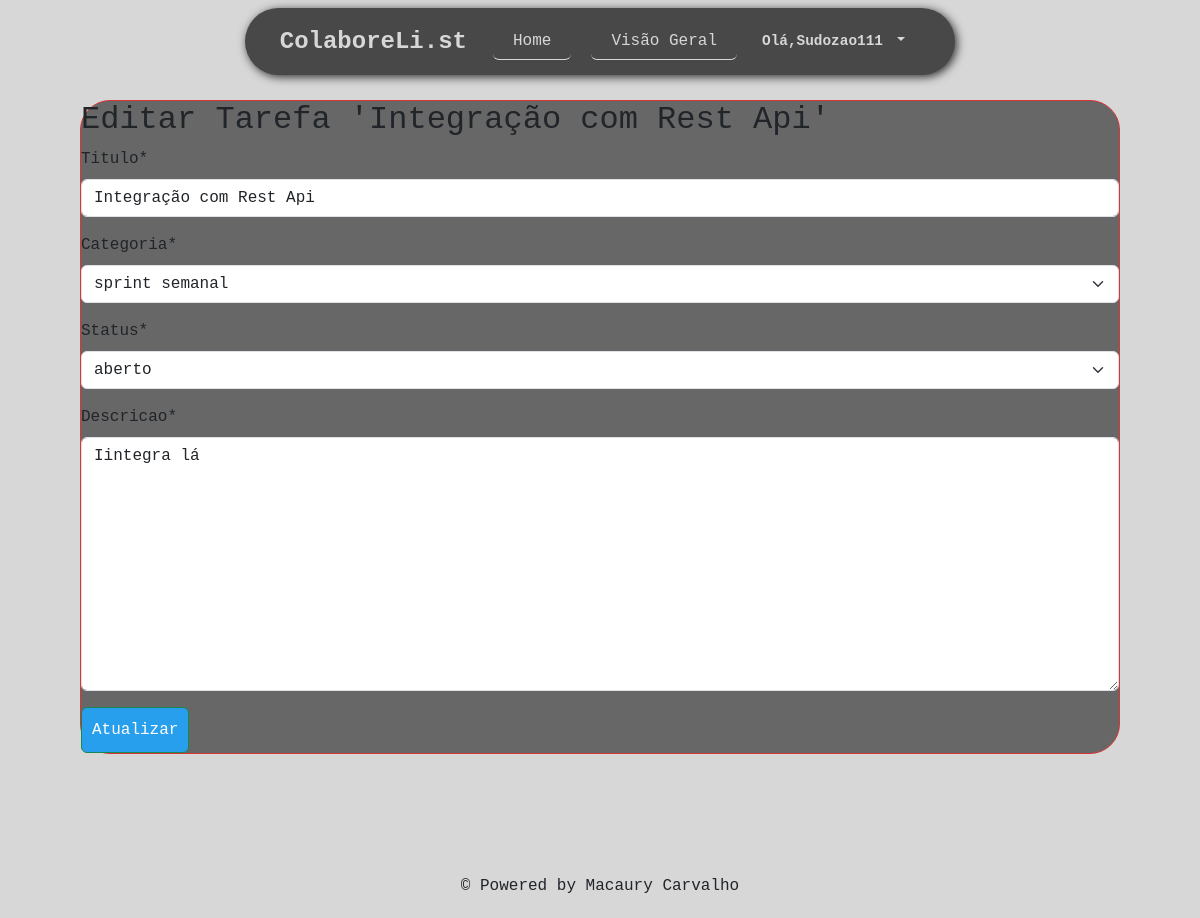
Screenshot of /editar/24/ (signed in) with the database file from the repository.
### tarefas/models.py (models this page shows, shortened)
class Tarefas(models.Model):
    sprint_semanal = 'sprint semanal'
    sprint_quinzenal = 'sprint quinzenal'
    sprint_mensal = 'sprint mensal'
    sprint_anual = 'sprint anual'
    status_1 = 'aberto'
    status_2 = 'standby'
    status_3 = 'andamento'
    status_4 = 'finalizado'
    categoria_list = [(sprint_semanal ,'sprint semanal'),(sprint_quinzenal ,'sprint quinzenal'),(sprint_mensal ,'sprint mensal'),(sprint_anual ,'sprint anual')]
    status_list = [(status_1,'aberto'),(status_3,'andamento'),(status_2,'standby'),(status_4,'finalizado')]
    usuario = models.ForeignKey(get_user_model(),on_delete=models.CASCADE)
    titulo = models.CharField(max_length=40)
    descricao = models.TextField(blank=False,max_length=254)
    categoria= models.CharField(max_length=20,choices=categoria_list,default=sprint_semanal)
    status= models.CharField(max_length=18,choices=status_list,default=status_1)
    created_at = models.DateTimeField(auto_now_add=True)
    update_at = models.DateTimeField(auto_now=True)

### tarefas/views.py (the view)
# urls.py: path('editar/<int:id>/', views.editarTarefa, name='EditarTarefa'),
@login_required
def editarTarefa(request, id):
    tarefa = get_object_or_404(Tarefas, pk=id)
    form = TarefaForm(instance=tarefa)
    if(request.method == 'POST'):
        form = TarefaForm(request.POST, instance=tarefa)
        if (form.is_valid()):
            tarefa.save()
            return redirect('/')
        else:
            return render(request,'tarefas/editTarefa.html',{'form':form, 'tarefa':tarefa})
    else:
            return render(request,'tarefas/editTarefa.html',{'form':form, 'tarefa':tarefa})

### tarefas/forms.py
class TarefaForm(forms.ModelForm):
    class Meta:
        model = Tarefas
        fields = ('titulo','categoria','status','descricao')

### templates/tarefas/editTarefa.html (shortened to what this page needs)
{% extends 'base.html' %}
{% load crispy_forms_tags %}
{% block content %}
<div class="list-div">
    <h2>Editar Tarefa '{{tarefa.titulo}}'</h2>
    <form method="POST">
        {{ form|crispy }}
        <button type="submit" class="btn btn-success">Atualizar</button>
    </form>
</div>
{% endblock %}

### templates/base.html (shortened to what this page needs)
{% load static %}
<!DOCTYPE html>
<html lang="pt-br">
<head>
    <link href="https://cdn.jsdelivr.net/npm/bootstrap@5.3.7/dist/css/bootstrap.min.css" rel="stylesheet"
>
    <link rel="stylesheet" href="https://cdnjs.cloudflare.com/ajax/libs/font-awesome/6.5.2/css/all.min.css"
 />
    <link rel="stylesheet" href="{% static '/css/style.css' %}">
</head>
<body>
    {% if user.is_authenticated %}
    <nav class="navbar navbar-expand fixed-top  ">
        <div class=" container-fluid navbar-estilo ">
            <div id="brand">
                <a class="navbar-brand" href="/">ColaboreLi.st</a>
            </div>
            <ul class=" navbar-nav ">
                <li class="nav-item ">
                    <button class="btn btn-primary home">
                        <a class="nav-link active" aria-current="page" href="/">Home</a>
                    </button>
                </li>
                <li class="nav-item">
                    <button class="btn btn-primary overview">
                        <a class="nav-link active" aria-current="page" href="/overview">Visão Geral</a>
                    </button>
                </li>
            </ul>
            <div class="nav-item dropdown user-div">
                <a class="nav-link dropdown-toggle" href="#" role="button" data-bs-toggle="dropdown"
                    aria-expanded="false">
                    Olá,{{user.username}}
                </a>
            </div>
            {% endif %}
        </div>
    </nav>
    <main>
        {% block content %}
        {% endblock %}
    </main>
    <footer id="footer-bottom" class="py-3  mt-auto ">
        <div class="text-center">
            <p class="mb-0">&copy; Powered by Macaury Carvalho</p>
        </div>
    </footer>
</body>
</html>

### tarefas/static/css/style.css (style rules this page uses)
body { margin: 0 !important; padding: 0 !important; font-family: monospace !important; background-color: #d7d7d7; }
a { text-decoration: none !important; }
main { min-height: 80vh !important; padding: 20px 0 !important; }
.navbar-estilo { width: fit-content !important; padding: 15px !important; background-color: #484848 !important; border-radius: 80px !important; box-shadow: 2px 2px 10px #2f2f2f; }
.navbar-brand { margin-left: 20px; }
.navbar-brand { font-weight: bold !important; font-size: 1.5em !important; color: #d7d7d7; }
#footer-bottom { background-color: transparent !important; padding: 20px 0 !important; text-align: center; border-radius: 100px 0px 0px 0 !important; }

### tarefas/static/css/overview.css (style rules this page uses)
.nav-link { color: #D7D7D7 !important; }
.home, .overview { animation-duration: 0.5s !important; background-color: transparent !important; border: transparent; border-bottom: 0.4px solid #D7D7D7 !important; margin: 0 10px !important; --bs-nav-link-padding-y: 0rem !important; }
.btn-success { margin: auto !important; padding: 10px !important; background-color: #289FED !important; width: fit-content !important; }
.list-div { margin: 80px !important; background-color: #676767; border-radius: 30px; border: 0.5px solid #d93535; }

### tarefas/static/css/registration.css (style rules this page uses)
.user-div { margin-right: 20px; padding: 7px 15px; color: white !important; font-size: 0.9em; word-spacing: 2px; font-weight: bold; border-radius: 7px; }

### rows the page displays
Tarefas: titulo "Integração com Rest Api", categoria "sprint semanal", status "aberto", descricao "Iintegra lá"

### other values shown
{{ user.username }} "Sudozao111"
